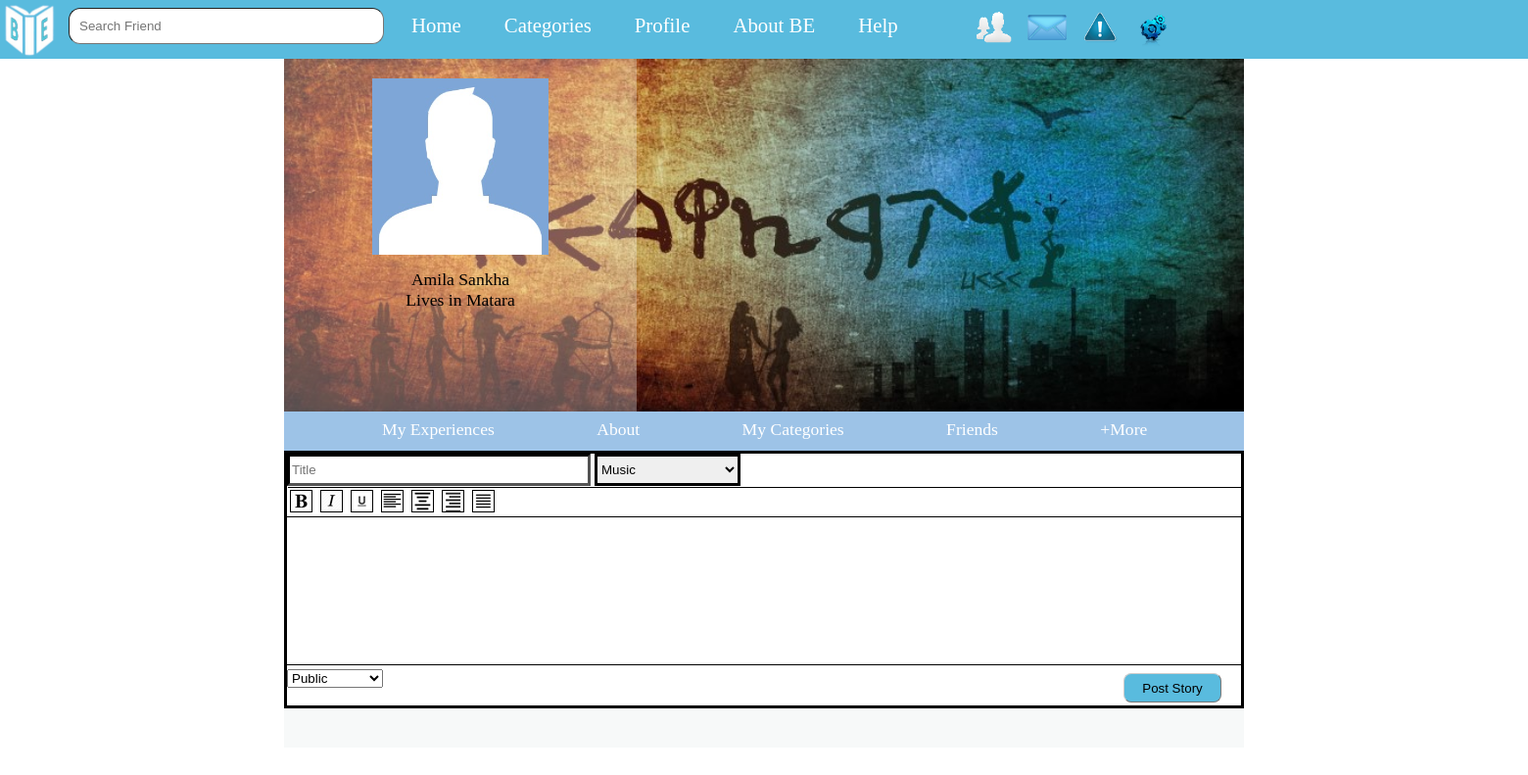
The page /php/profile.php (signed in) on the database its author committed.
### tables this page shows
CREATE TABLE IF NOT EXISTS `registered_user` (
  `Registation_ID` int(6) NOT NULL AUTO_INCREMENT,
  `User_Level` varchar(1) NOT NULL,
  `First_Name` varchar(25) NOT NULL,
  `Last_Name` varchar(25) NOT NULL,
  `Email_Address` varchar(50) NOT NULL,
  `Password` varchar(100) NOT NULL,
  `Reg.date` date NOT NULL,
  `Profpic` varchar(10) NOT NULL,
  `Gender` varchar(1) NOT NULL,
  `Status` varchar(10) DEFAULT 'None',
  `DOB` date NOT NULL,
  `City` varchar(15) DEFAULT 'None',
  `ip` varchar(15) NOT NULL,
  `lastLogin` datetime NOT NULL,
  `loginStatus` tinyint(1) NOT NULL,
  PRIMARY KEY (`Registation_ID`),
  UNIQUE KEY `Email_Address` (`Email_Address`),
  KEY `Registation_ID` (`Registation_ID`)
);

### php/profile.php (the view, shortened to what this page needs)
<?php
if (isset($_GET["u"]) && isset($_SESSION['login'])) {
    $id = $_GET["u"];
    $_SESSION['id'] = $id;
} elseif(isset($_SESSION['login'])) {
    $id = $_SESSION['id'];
}
else{
   header('Location: ../index.html');
   exit();
}
$con = mysqli_connect("localhost", "root", "", "bookofexperiences");
$sql = "SELECT * FROM registered_user WHERE Registation_ID='$id' LIMIT 1";
$sql2 = "SELECT Category_ID,Category_Title From category";
$result = mysqli_query($con, $sql2);
$query = mysqli_query($con, $sql);
$num_rows = mysqli_num_rows($query);
if ($num_rows > 0) {
    $row = mysqli_fetch_assoc($query);
    $id = $row['Registation_ID'];
    $fname = $row['First_Name'];
    $lname = $row['Last_Name'];
    $city = $row['City'];
}
?>
<!DOCTYPE html>
<html>
    <head>
        <link href="../css/stylesheet.css" type="text/css" rel="stylesheet">
        <link href="../css/catstyle.css" type="text/css" rel="stylesheet">
    </head>
    <body onLoad="iFrameon()">
        <?php include_once("template_top.php"); ?>
        <div id="wapper">
            <div id="cover">
                <div id="profilepic">
                    <?php
                    $picAvailable = false;
                    ?>
                    <?php if ($picAvailable == true) { ?>
                        <img src='<?php echo('../profilePic/' . $id . '.jpg') ?>' class='profilepic'/>
                    <?php } else { ?>
                        <img src="../images/defaultPic.jpg" class='profilepic'/>
                    <?php } ?>
                    <ul>
                        <li><?php echo $fname . ' ' . $lname; ?></li>
                        <li>Lives in <?php echo $city; ?></li>
                    </ul>
                </div>
            </div>
            <div id="profileNavi">
                <ul>
                    <li><a href="profile.php">My Experiences</a></li>
                    <li><a href="editProf.php">About</a></li>
                    <li><a href="#">My Categories</a></li>
                    <li><a href="friendPage.php">Friends</a></li>
                    <li><a href="#">+More</a></li>
                </ul>
            </div>
            <div style="border:1px #000 solid; background-color:#FFF; border-color:#000; border-width:medium;">
                <form name="editor" id="editor">
                    <input type="text" name="subject" id="storyTitle" style="width:300px; height:25px; border-color:#000; border-width:medium;" placeholder="Title" >
                    <?php
                    echo "<select name='category' id='storyCategory' style='height:33px; border-color:#000; border-width:medium;'>";
                    while ($row = mysqli_fetch_array($result)) {
                        echo "<option value='" . $row['Category_ID'] . "'>" . $row['Category_Title'] . "</option>";
                    }
                    echo "</select>";
                    ?>
                    <br />
                    <div id="buttons" style="width: 100%; border-top:1px #000 solid; height:28px; margin:1px; float:left;">
                        <input type="button" name="bold" class="butt" onClick="abold()" style="background:url(../images/editorImages/b.png);"/>
                        <input type="button" name="ith" class="butt" onClick="iitalic()" style="background:url(../images/editorImages/i.png);"/>
                        <input type="button" name="underline" class="butt" onClick="underl()" style="background:url(../images/editorImages/u.png);"/>
                        <input type="button" name="left" class="butt" onClick="jleft()" style="background:url(../images/editorImages/l.png);"/>
                        <input type="button" name="center" class="butt" onClick="jcent()" style="background:url(../images/editorImages/c.png)"/>
                        <input type="button" name="right" class="butt" onClick="jright()" style="background:url(../images/editorImages/r.jpg)"/>
                        <input type="button" name="justy" class="butt" onClick="jjusty()" style="background:url(../images/editorImages/j.png)"/>
                    </div>
                    <iframe name="reachtext" id="reachtext" style="width: 100%; height: 60%; border: black 1px solid; border-top:1px #000 solid; border-bottom:1px #000 solid; border-left:0px; border-right:0px;"></iframe>
                    <div id="privacy">
                        <select id="storyPrivacy">
                            <option value="pu">Public</option>
                        </select>
                    </div>
                    <input type="button" value="Post Story" class="storyPostBtn" id="btnPostStory" onClick="post()"/>
                    <br/>
                </form>
            </div>
            <div id="profileNewNewsFeed" style="padding:10px;"></div>
            <div id="profilePastNewsFeed" style="padding:10px;">
            </div>
        </div>
    </body>
</html>

### css/stylesheet.css (style rules this page uses)
body { margin: 0; padding: 0; }
a { color: #fff; text-decoration: none; }
#wapper { background-color: #f7f9f9; position: relative; width: 980px; margin: 0 auto; height:auto; z-index:1; }
#cover { width: 980px; height: 360px; overflow: hidden; background-image: url(../images/cover.jpg); background-repeat:no-repeat; background-size:cover; }
#profilepic { background-color: rgba(255, 255, 255, 0.3); float: left; height: 360px; width: 360px; z-index: 1; }
#profilepic ul { margin: 0; padding: 5px; position: relative; top: 210px; }
#profilepic ul li { list-style-type:none; text-align:center; font-size:1.1em; }
#profileNavi { background-color: #9DC3E7; height: 40px; width: 980px; }
#profileNavi ul { font-size: 1.1em; margin: 0; padding: 0; position: relative; top: 8px; }
#profileNavi ul li { list-style-type:none; display:inline; padding: 0; margin-left:100px; }
.profilepic { height: 180px; left: 90px; opacity: 1; overflow: hidden; position: absolute; top: 20px; width: 180px; z-index: 2; }
.storyPostBtn { background-color: #59BBDE; border-color: #ccc; border-radius: 8px; border-width: 0.5px; float: right; margin-right: 20px; padding: 2px 5px; position: relative; top: -15px; width:100px; height:30px; }

### php/profile.php (style rules this page uses)
.butt { width:23px;; height:23px; border:1px #000 solid; background-repeat:no-repeat; background-position:center; margin:2px;; }

### rows shown on the page
registered_user: First_Name "Amila", Last_Name "Sankha", City "Matara"

### other values the page prints
form field category "Music"
